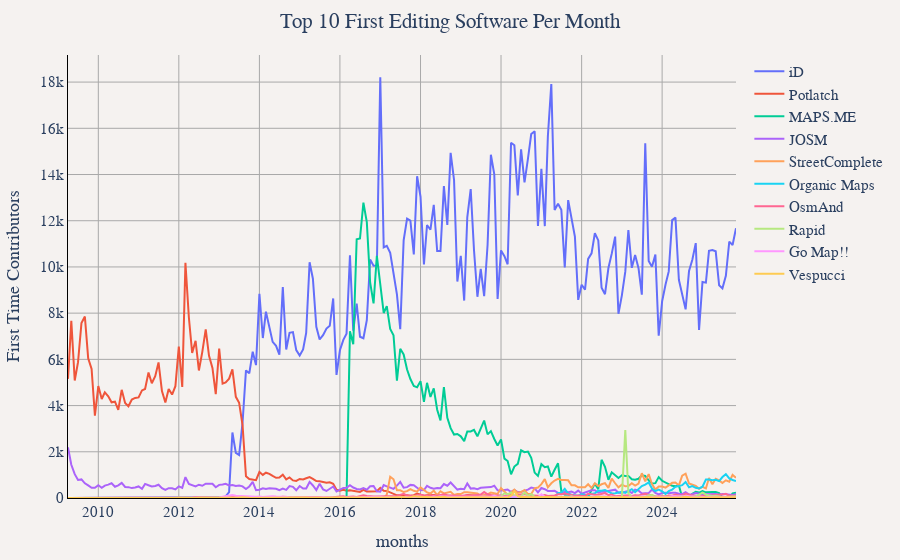

The cell this chart's notebook holds for it:
### Code cell
df = duckdb.sql("""
WITH top_software AS (
	SELECT created_by
	FROM (
		SELECT
			created_by,
			COUNT(DISTINCT user_name) as total_contributors
		FROM '../changeset_data/year=*/month=*/*.parquet'
		WHERE created_by IS NOT NULL
		GROUP BY created_by
		ORDER BY total_contributors DESC
		LIMIT 10
	)
),
user_first_software AS (
	SELECT 
		user_name,
		created_by,
		year,
		month,
		ROW_NUMBER() OVER (PARTITION BY user_name ORDER BY year, month) as rn
	FROM '../changeset_data/year=*/month=*/*.parquet'
	WHERE created_by IS NOT NULL
),
first_software_only AS (
	SELECT 
		user_name,
		created_by,
		year,
		month,
		CONCAT(year, '-', LPAD(CAST(month as VARCHAR), 2, '0')) as months
	FROM user_first_software
	WHERE rn = 1 AND created_by IN (SELECT created_by FROM top_software)
),
monthly_first_software_counts AS (
	SELECT 
		months,
		created_by,
		COUNT(DISTINCT user_name) as first_time_users
	FROM first_software_only
	GROUP BY months, created_by
)
SELECT 
	months,
	created_by,
	first_time_users as 'First Time Contributors'
FROM monthly_first_software_counts
ORDER BY months""").df()
util.show_figure(
    [
        util.FigureConfig(
            title="Top 10 First Editing Software Per Month",
            x_col="months",
            y_col="First Time Contributors",
            group_col="created_by",
            query_or_df=df,
        ),
    ],
)

### Figure 1 — Plotly figure (JSON) as saved in the notebook; plotly's stock layout.template omitted (floating-point values rounded to 4 significant figures; data arrays with more than 128 entries replaced by an {"elided": "..."} marker saying what was removed)
{"data": [{"hovertemplate": "iD<br>%{x}<br>%{y:,} First Time Contributors<extra></extra>", "name": "iD", "type": "scatter", "visible": true, "x": {"elided": "200 str values"}, "y": {"elided": "200 int values"}}, {"hovertemplate": "Potlatch<br>%{x}<br>%{y:,} First Time Contributors<extra></extra>", "name": "Potlatch", "type": "scatter", "visible": true, "x": {"elided": "200 str values"}, "y": {"elided": "200 int values"}}, {"hovertemplate": "MAPS.ME<br>%{x}<br>%{y:,} First Time Contributors<extra></extra>", "name": "MAPS.ME", "type": "scatter", "visible": true, "x": {"elided": "200 str values"}, "y": {"elided": "200 int values"}}, {"hovertemplate": "JOSM<br>%{x}<br>%{y:,} First Time Contributors<extra></extra>", "name": "JOSM", "type": "scatter", "visible": true, "x": {"elided": "200 str values"}, "y": {"elided": "200 int values"}}, {"hovertemplate": "StreetComplete<br>%{x}<br>%{y:,} First Time Contributors<extra></extra>", "name": "StreetComplete", "type": "scatter", "visible": true, "x": {"elided": "200 str values"}, "y": {"elided": "200 int values"}}, {"hovertemplate": "Organic Maps<br>%{x}<br>%{y:,} First Time Contributors<extra></extra>", "name": "Organic Maps", "type": "scatter", "visible": true, "x": {"elided": "200 str values"}, "y": {"elided": "200 int values"}}, {"hovertemplate": "OsmAnd<br>%{x}<br>%{y:,} First Time Contributors<extra></extra>", "name": "OsmAnd", "type": "scatter", "visible": true, "x": {"elided": "200 str values"}, "y": {"elided": "200 int values"}}, {"hovertemplate": "Rapid<br>%{x}<br>%{y:,} First Time Contributors<extra></extra>", "name": "Rapid", "type": "scatter", "visible": true, "x": {"elided": "200 str values"}, "y": {"elided": "200 int values"}}, {"hovertemplate": "Go Map!!<br>%{x}<br>%{y:,} First Time Contributors<extra></extra>", "name": "Go Map!!", "type": "scatter", "visible": true, "x": {"elided": "200 str values"}, "y": {"elided": "200 int values"}}, {"hovertemplate": "Vespucci<br>%{x}<br>%{y:,} First Time Contributors<extra></extra>", "name": "Vespucci", "type": "scatter", "visible": true, "x": {"elided": "200 str values"}, "y": {"elided": "200 int values"}}], "layout": {"barmode": "stack", "font": {"family": "Times", "size": 15}, "margin": {"b": 55, "l": 55, "r": 55, "t": 55}, "paper_bgcolor": "#f5f2f0", "plot_bgcolor": "#f5f2f0", "title": {"text": "Top 10 First Editing Software Per Month", "x": 0.5}, "xaxis": {"gridcolor": "darkgray", "linecolor": "black", "showgrid": true, "tickcolor": "black", "title": {"text": "months"}, "zerolinecolor": "darkgray"}, "yaxis": {"gridcolor": "darkgray", "linecolor": "black", "rangemode": "tozero", "showgrid": true, "tickcolor": "black", "title": {"text": "First Time Contributors"}, "zerolinecolor": "darkgray"}}}
